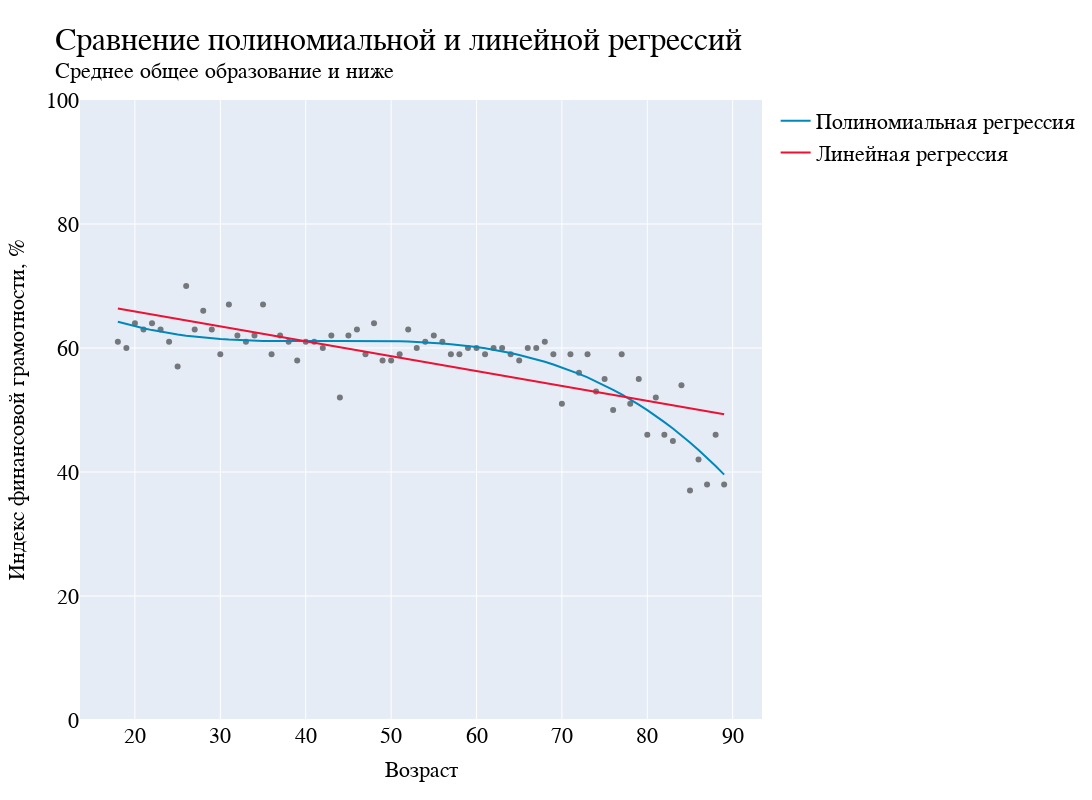

This figure's notebook cell:
### Code cell
# СРЕДНЕЕ ОБЩЕЕ И НИЖЕ

lin_model = smf.ols("Fingram ~ Age", data = mean_fingram_school).fit()
model_poly = np.poly1d(np.polyfit(mean_fingram_school["Age"], mean_fingram_school["Fingram"], 3))

poly_predict = model_poly(mean_fingram_school["Age"])
lin_predict = lin_model.predict(mean_fingram_school["Age"])

fig = go.Figure()

fig = px.scatter(x = mean_fingram_school["Age"], y = mean_fingram_school["Fingram"], color_discrete_sequence=["#74777B"]) #colors[9]
fig.add_trace(go.Scatter(x = mean_fingram_school["Age"], y = poly_predict, name = "Полиномиальная регрессия", marker_color = "#0088BB"))
fig.add_trace(go.Scatter(x = mean_fingram_school["Age"], y = lin_predict, name = "Линейная регрессия", marker_color = "#EE1133"))

fig.update_yaxes(title = "Индекс финансовой грамотности, %", title_font = dict(size = 22, family = 'Arial', color = 'black'))
fig.update_xaxes(title = "Возраст", title_font = dict(size = 22, family = 'Arial', color = 'black'))

fig.update_layout(title = "Сравнение полиномиальной и линейной регрессий<br><sup>Среднее общее образование и ниже",
                  font_family = "Arial",
                  font_color = "black",
                  title_font_size = 32)

fig.update_layout(margin=dict(t = 100))
fig.update_layout(yaxis_range=[0, 100])
fig.update_layout(height = 800, width = 1300)
fig.update_layout(font_family = "Arial", font_size = 22, title_font_family = "Arial", font_color = "black")

fig.show()

### Figure 1 — Plotly figure (JSON) as saved in the notebook; plotly's stock layout.template omitted (floating-point values rounded to 4 significant figures)
{"data": [{"hovertemplate": "x=%{x}<br>y=%{y}<extra></extra>", "legendgroup": "", "marker": {"color": "#74777B", "symbol": "circle"}, "mode": "markers", "name": "", "orientation": "v", "showlegend": false, "type": "scatter", "x": [18, 19, 20, 21, 22, 23, 24, 25, 26, 27, 28, 29, 30, 31, 32, 33, 34, 35, 36, 37, 38, 39, 40, 41, 42, 43, 44, 45, 46, 47, 48, 49, 50, 51, 52, 53, 54, 55, 56, 57, 58, 59, 60, 61, 62, 63, 64, 65, 66, 67, 68, 69, 70, 71, 72, 73, 74, 75, 76, 77, 78, 79, 80, 81, 82, 83, 84, 85, 86, 87, 88, 89], "xaxis": "x", "y": [61, 60, 64, 63, 64, 63, 61, 57, 70, 63, 66, 63, 59, 67, 62, 61, 62, 67, 59, 62, 61, 58, 61, 61, 60, 62, 52, 62, 63, 59, 64, 58, 58, 59, 63, 60, 61, 62, 61, 59, 59, 60, 60, 59, 60, 60, 59, 58, 60, 60, 61, 59, 51, 59, 56, 59, 53, 55, 50, 59, 51, 55, 46, 52, 46, 45, 54, 37, 42, 38, 46, 38], "yaxis": "y"}, {"marker": {"color": "#0088BB"}, "name": "Полиномиальная регрессия", "type": "scatter", "x": [18, 19, 20, 21, 22, 23, 24, 25, 26, 27, 28, 29, 30, 31, 32, 33, 34, 35, 36, 37, 38, 39, 40, 41, 42, 43, 44, 45, 46, 47, 48, 49, 50, 51, 52, 53, 54, 55, 56, 57, 58, 59, 60, 61, 62, 63, 64, 65, 66, 67, 68, 69, 70, 71, 72, 73, 74, 75, 76, 77, 78, 79, 80, 81, 82, 83, 84, 85, 86, 87, 88, 89], "y": [64.22, 63.84, 63.49, 63.17, 62.89, 62.62, 62.39, 62.18, 61.99, 61.83, 61.68, 61.56, 61.45, 61.36, 61.29, 61.23, 61.18, 61.15, 61.12, 61.11, 61.1, 61.1, 61.1, 61.11, 61.12, 61.13, 61.14, 61.14, 61.15, 61.15, 61.14, 61.13, 61.11, 61.08, 61.04, 60.98, 60.92, 60.83, 60.73, 60.62, 60.48, 60.32, 60.15, 59.94, 59.72, 59.47, 59.19, 58.88, 58.55, 58.18, 57.78, 57.35, 56.88, 56.38, 55.83, 55.25, 54.63, 53.97, 53.26, 52.51, 51.72, 50.87, 49.98, 49.04, 48.05, 47.01, 45.91, 44.76, 43.55, 42.28, 40.96, 39.57]}, {"marker": {"color": "#EE1133"}, "name": "Линейная регрессия", "type": "scatter", "x": [18, 19, 20, 21, 22, 23, 24, 25, 26, 27, 28, 29, 30, 31, 32, 33, 34, 35, 36, 37, 38, 39, 40, 41, 42, 43, 44, 45, 46, 47, 48, 49, 50, 51, 52, 53, 54, 55, 56, 57, 58, 59, 60, 61, 62, 63, 64, 65, 66, 67, 68, 69, 70, 71, 72, 73, 74, 75, 76, 77, 78, 79, 80, 81, 82, 83, 84, 85, 86, 87, 88, 89], "y": [66.37, 66.13, 65.89, 65.65, 65.41, 65.17, 64.93, 64.69, 64.45, 64.21, 63.97, 63.73, 63.49, 63.25, 63.01, 62.77, 62.53, 62.29, 62.05, 61.81, 61.57, 61.33, 61.09, 60.85, 60.61, 60.37, 60.13, 59.89, 59.65, 59.41, 59.17, 58.93, 58.69, 58.45, 58.21, 57.97, 57.73, 57.49, 57.25, 57.01, 56.77, 56.53, 56.29, 56.05, 55.81, 55.57, 55.33, 55.09, 54.85, 54.61, 54.37, 54.13, 53.89, 53.65, 53.41, 53.17, 52.93, 52.69, 52.45, 52.2, 51.96, 51.72, 51.48, 51.24, 51.0, 50.76, 50.52, 50.28, 50.04, 49.8, 49.56, 49.32]}], "layout": {"font": {"color": "black", "family": "Arial", "size": 22}, "height": 800, "legend": {"tracegroupgap": 0}, "margin": {"t": 100}, "title": {"font": {"family": "Arial", "size": 32}, "text": "Сравнение полиномиальной и линейной регрессий<br><sup>Среднее общее образование и ниже"}, "width": 1300, "xaxis": {"anchor": "y", "domain": [0, 1], "title": {"font": {"color": "black", "family": "Arial", "size": 22}, "text": "Возраст"}}, "yaxis": {"anchor": "x", "domain": [0, 1], "range": [0, 100], "title": {"font": {"color": "black", "family": "Arial", "size": 22}, "text": "Индекс финансовой грамотности, %"}}}}
